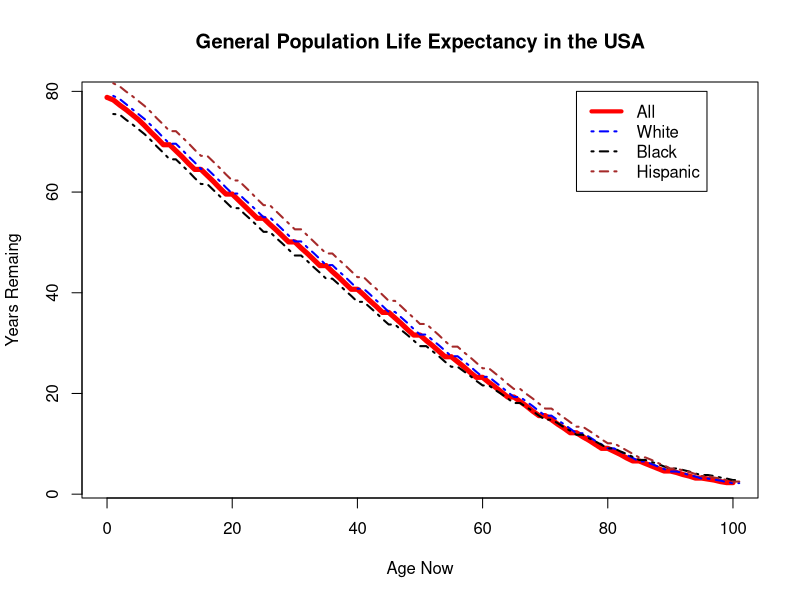

R code for this plot:
## ---- chunk 1
Death <-  read.csv("Death.csv")
plot(Death$Age,Death$All_Both,"l", col="red", lwd = 5, main= "General Population Life Expectancy in the USA", xlab = "Age Now", ylab = "Years Remaing")
lines(Death$White_Both, col="blue", lwd = 2,lty=4)
lines(Death$Black_Both, col = "black", lwd = 2,lty=4)
lines(Death$Hispanic_Both,col = "brown", lwd = 2,lty=4)
legend(75,80, c("All","White","Black","Hispanic"), lty=c(1,4,4,4), lwd=c(4,2,2,2),col=c("red","blue","black","brown"))
